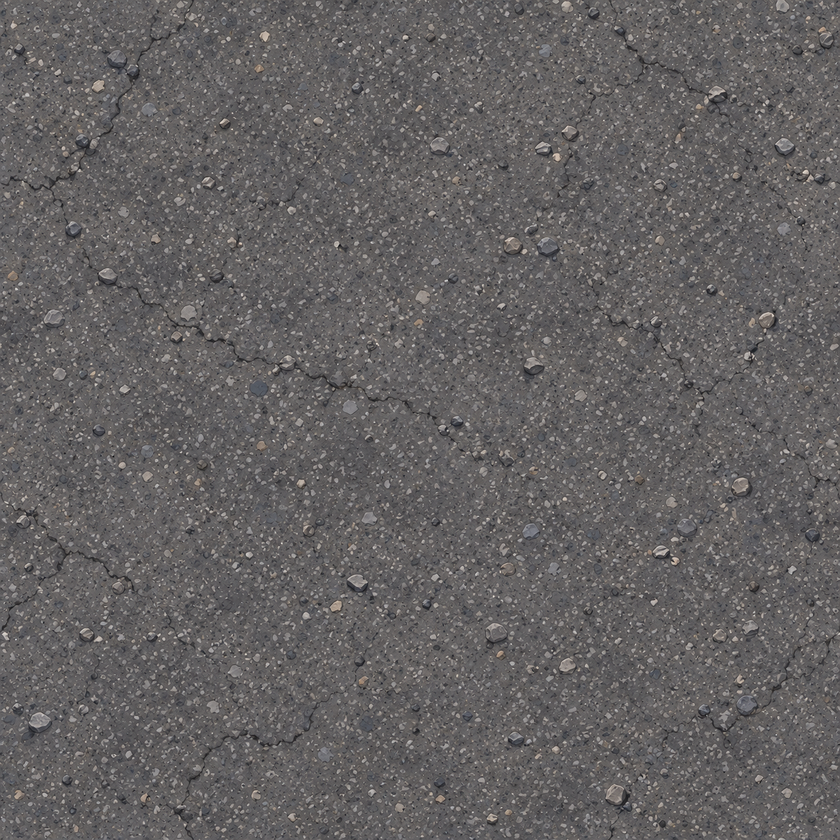
#> input picture 20-tests/ground_asphalt.png, 840 x 840 px, shrunk from 1254 x 1254 before the run
$ python chroma_key.py ../../20-tests/ground_asphalt.png ../../20-tests/wall_left.png
#> lines starting #> are read from the running program, lines starting #| are printed output that depends on the picture
import sys, numpy as np
from PIL import Image
src, dst = sys.argv[1], sys.argv[2]
im = np.asarray(Image.open(src).convert("RGB")).astype(np.float32)
r, g, b = im[...,0], im[...,1], im[...,2]
# greenness: how much green exceeds the other two
gx = g - np.maximum(r, b)
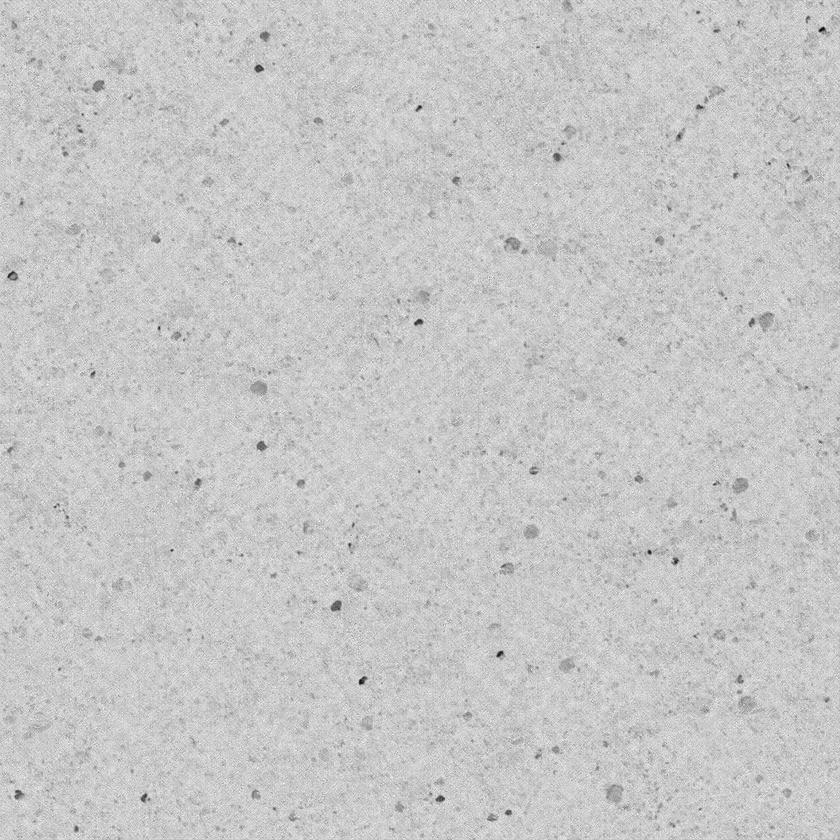
#> gx: shape (840, 840) float32; min -29, max 4, mean -3.16; drawn with min black and max white
alpha = np.clip(1.0 - (gx - 40.0) / (140.0 - 40.0), 0, 1)   # gx<=40 opaque, gx>=140 transparent
#> alpha: shape (840, 840) float32; every value is 1
# despill: cap green at max(r,b) where it was keyed partially
spill = alpha < 1
#> spill: shape (840, 840) bool; every value is 0
cap = np.maximum(r, b)
g2 = np.where((gx > 0) & (alpha > 0), np.minimum(g, cap + 10), g)
out = np.dstack([r, g2, b, alpha * 255]).astype(np.uint8)
img = Image.fromarray(out, "RGBA")
bbox = img.getchannel("A").point(lambda v: 255 if v > 20 else 0).getbbox()
#> bbox = (0, 0, 840, 840)
pad = 8
# keep the full width: every pose of a hero shares the framing, so the body stays put when the frame swaps
bbox = (0, max(0,bbox[1]-pad), img.width, min(img.height,bbox[3]+pad))
img = img.crop(bbox)
img.save(dst)
print(dst, img.size)
#| ../../20-tests/wall_left.png (840, 840)
